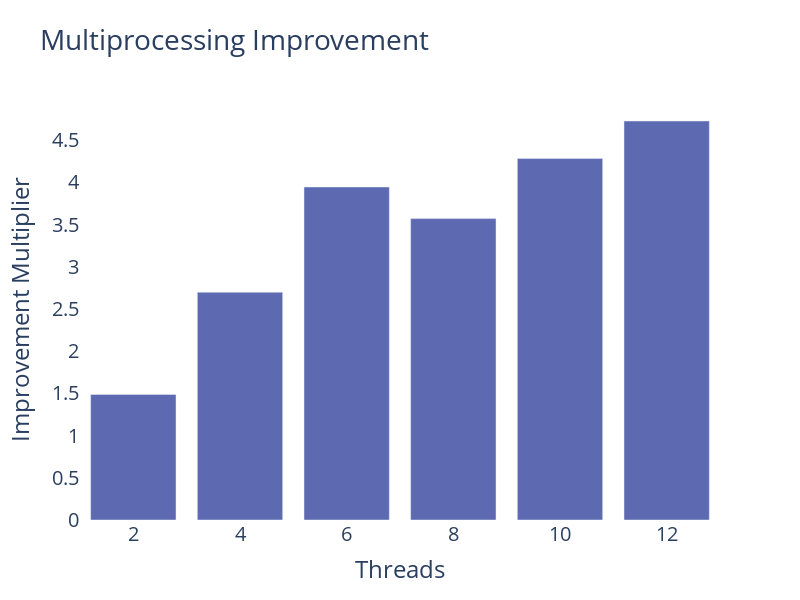

The notebook cell this image was saved under:
### Code cell
# Create a histogram of times_improvement
fig = go.Figure(
    data=[
        go.Bar(
            x=population_size,
            y=times_improvement,
            marker=dict(color=px.colors.qualitative.Vivid[1]),
        )
    ],
    layout=go.Layout(
        title="Multiprocessing Improvement",
        height=600,
        width=800,
        plot_bgcolor="white",
        font=dict(size=20),
        yaxis_title="Improvement Multiplier",
        xaxis_title="Threads",
    ),
)

fig.show()
# fig.write_image("multiprocessing.pdf")

### Figure 1 — Plotly figure (JSON) as saved in the notebook; plotly's stock layout.template omitted (floating-point values rounded to 4 significant figures)
{"data": [{"marker": {"color": "rgb(93, 105, 177)"}, "type": "bar", "x": [2, 4, 6, 8, 10, 12], "y": [1.487, 2.698, 3.945, 3.57, 4.282, 4.727]}], "layout": {"font": {"size": 20}, "height": 600, "plot_bgcolor": "white", "title": {"text": "Multiprocessing Improvement"}, "width": 800, "xaxis": {"title": {"text": "Threads"}}, "yaxis": {"title": {"text": "Improvement Multiplier"}}}}
